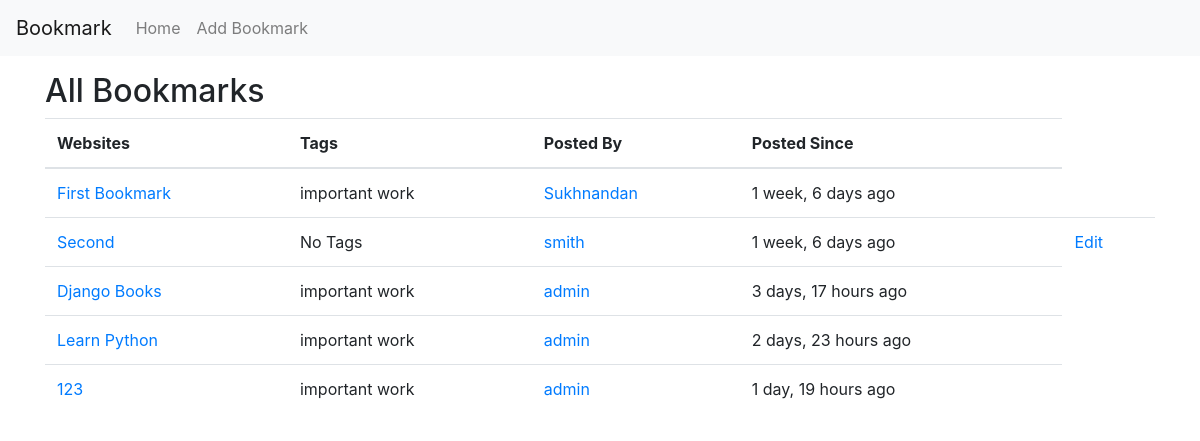
/bookmark/all/ (signed in), run on the app's committed database.
### bookmark/models.py (models this page shows, shortened)
class Bookmark(models.Model):
    name = models.CharField(max_length=50)
    url = models.URLField()
    is_public = models.BooleanField(default=True)
    date_time_posted = models.DateTimeField(auto_now_add=True, verbose_name="posted at")
    user = models.ForeignKey(User, on_delete=models.CASCADE)
    tags = models.ManyToManyField(Tags)

class Tags(models.Model):
    name = models.CharField(max_length=20, unique=True)

### bookmark/views.py (the view)
class AllBookmarksView(ListView):
    model = Bookmark
    template_name = 'bookmark/all_bookmarks.html'
    context_object_name = 'bookmarks'
    def get_queryset(self):
        return Bookmark.objects.filter(is_public = True)

### templates/bookmark/all_bookmarks.html (shortened to what this page needs)
{% extends 'base.html' %}
{% block content %}
    <div class="container">
        <h2>All Bookmarks</h2>
        <table class="table table-hover">
            <thead>
                <tr>
                    <th>Websites</th>
                    <th>Tags</th>
                    <th>Posted By</th>
                    <th>Posted Since</th>
                </tr>
            </thead>
            <tbody>
            {% for bookmark in bookmarks %}
                <tr>
                <td><a href="//{{ bookmark.url }}" target="_blank">{{ bookmark.name }}</a> </td>
                <td>
                    {% for tag in bookmark.tags.all %}
                        {{ tag.name|lower }}
                     {% empty %}
                        No Tags
                     {% endfor %}
                </td>
                    <td><a href="{% url 'detail-route' bookmark.user%}">{{ bookmark.user }}</a></td>
                    <td>{{ bookmark.date_time_posted|timesince }} ago</td>
                    {% if request.user == bookmark.user %}
                <td>
                    <a href="{% url 'update-bookmark' bookmark.id %}">Edit</a>
                </td>
                {% endif %}
                </tr>
        {% endfor %}
            </tbody>
        </table>
    </div>
{% endblock %}

### data on the page
Bookmark: name "First Bookmark", user "Sukhnandan", date_time_posted "1 week, 6 days"
Tags: name "important"
Tags: name "work"
Bookmark: name "Second", user "smith", date_time_posted "1 week, 6 days", shows "Edit"
Bookmark: name "Django Books", user "admin", date_time_posted "3 days, 17 hours"
Bookmark: name "Learn Python", user "admin", date_time_posted "2 days, 23 hours"
Bookmark: name "123", user "admin", date_time_posted "1 day, 19 hours"
